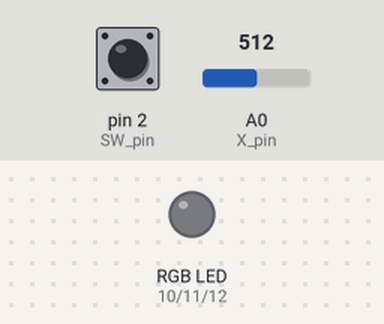
Simulated run of this sketch. Board: Arduino Uno, built with avr-gcc and run on an emulated ATmega328P. On the bench: an RGB LED mixed from three pins (HIGH = lit). Inputs (shaded band) come from the test bench; at power-on: pin 2 (SW_pin) HIGH, A0 (X_pin) = 512.

Above: at 1.2 s.
1.3 s: pin 2 (SW_pin) pulled LOW for 0.15 s
At 2.6 s:
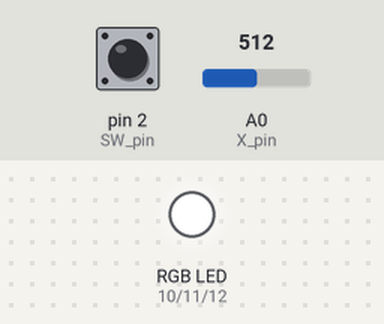
Timing chart, 0 to 4.3 s (numbered marks = the images above; inputs shaded):
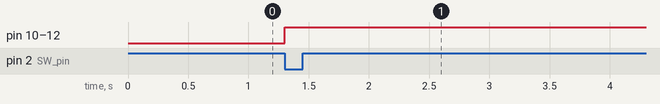

Measured:
- after the input at 1.3 s, pin 10 (redPin), pin 11 (greenPin), pin 12 (bluePin): LOW → HIGH at once

The sketch:

RGB_JoySTK.ino
```cpp
int redPin= 10;
int greenPin = 11;
int bluePin = 12;
const int SW_pin = 2; // digital pin connected to switch output
const int X_pin = 0; // analog pin connected to X output
const int Y_pin = 1; // analog pin connected to Y output
void setup() {
  pinMode(redPin, OUTPUT);
  pinMode(greenPin, OUTPUT);
  pinMode(bluePin, OUTPUT);
  pinMode(SW_pin, INPUT);
  digitalWrite(SW_pin, HIGH);
  Serial.begin(115200);
}
void loop() {
    if(analogRead(X_pin)<25 && analogRead(Y_pin)==515)
    setColor(255, 0, 0); // Red Color
  if(analogRead(X_pin)>900 && analogRead(Y_pin)==515)
    setColor(0, 255, 0); // Green Color
  if(analogRead(X_pin)==510 && analogRead(Y_pin)<15)
    setColor(0, 0, 255); // Blue Color
  if(analogRead(X_pin)==510 && analogRead(Y_pin)>900)
    setColor(170, 0, 255); // Purple Color
  if(digitalRead(SW_pin)==LOW)
    setColor(255, 255, 255); // White Color

}
void setColor(int redValue, int greenValue, int blueValue) {
  analogWrite(redPin, redValue);
  analogWrite(greenPin, greenValue);
  analogWrite(bluePin, blueValue);
}
```
